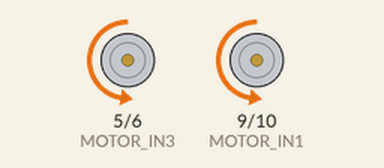
Simulated run of this sketch. Board: Arduino Uno, built with avr-gcc and run on an emulated ATmega328P. Parts: motor-driver pin pairs drawn as motors (green arrow = first pin HIGH = forward, orange = second pin HIGH = backward, longer = more drive). What the sketch prints to the serial monitor is not drawn.

Above: at 0.1 s.
Timing chart, 0 to 1.6 s (numbered marks = the images above):
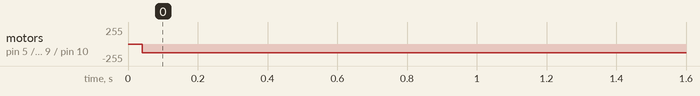

The sketch:

sketch_jul23a.ino
```cpp
#define SPEAKER 11
#define TRIGGER 2
#define ECHO 3
#define MOTOR_IN1 9
#define MOTOR_IN2 10
#define MOTOR_IN3 5
#define MOTOR_IN4 6
#define SPEED_FAST 255
#define SPEED_SLOW 128
#define SPEED_STOP 0


void motorForward(int SpeedPWM)
{
  Serial.print("motor b test");
  analogWrite(MOTOR_IN1, SpeedPWM);
  analogWrite(MOTOR_IN3, SpeedPWM);
}

void motorBackward(int SpeedPWM)
{

  analogWrite(MOTOR_IN2, SpeedPWM);
  analogWrite(MOTOR_IN4, SpeedPWM);
}

void motorStop()
{
  analogWrite(MOTOR_IN1, SPEED_STOP);
  analogWrite(MOTOR_IN2, SPEED_STOP);
  analogWrite(MOTOR_IN3, SPEED_STOP);
  analogWrite(MOTOR_IN4, SPEED_STOP);
}

void setup()
{
  Serial.begin(9600);
  pinMode(MOTOR_IN3, OUTPUT);
  pinMode(MOTOR_IN4, OUTPUT);
}

void loop()
{
  motorForward(SPEED_SLOW);
  motorStop();
  motorBackward(SPEED_SLOW);
}

/*
unsigned long duration;

int alarm1()
{
  Serial.print("alarmtest");
  analogWrite(SPEAKER, 100);
  delay(200);
  analogWrite(SPEAKER, 0);
  delay(200);
}

int alarm2(int val)
{
  int noise = 200 - val*1.5;

  Serial.print("alarmtest");
  analogWrite(SPEAKER, noise);
  delay(200);
  analogWrite(SPEAKER, 0);
  delay(200);
}

void setup()
{
  Serial.begin(9600);
  pinMode(SPEAKER, OUTPUT);
  pinMode(TRIGGER, OUTPUT);
  pinMode(ECHO, INPUT);
}

void loop()
{
  digitalWrite(TRIGGER, HIGH);
  delayMicroseconds(50);
  digitalWrite(TRIGGER, LOW);
  duration = pulseIn(ECHO, HIGH);
  long distance_cm = duration / 29 / 2;

  Serial.print(distance_cm);
  Serial.println(" cm");
  if (distance_cm < 10)
  {
    alarm2(distance_cm);
  }
    delay(50);
}
*/
```

Measured:
- by itself, motor on pin 5 (MOTOR_IN3) / pin 6 (MOTOR_IN4), motor on pin 9 (MOTOR_IN1) / pin 10 (MOTOR_IN2): stopped → backward 128/255 at 0.04 s
